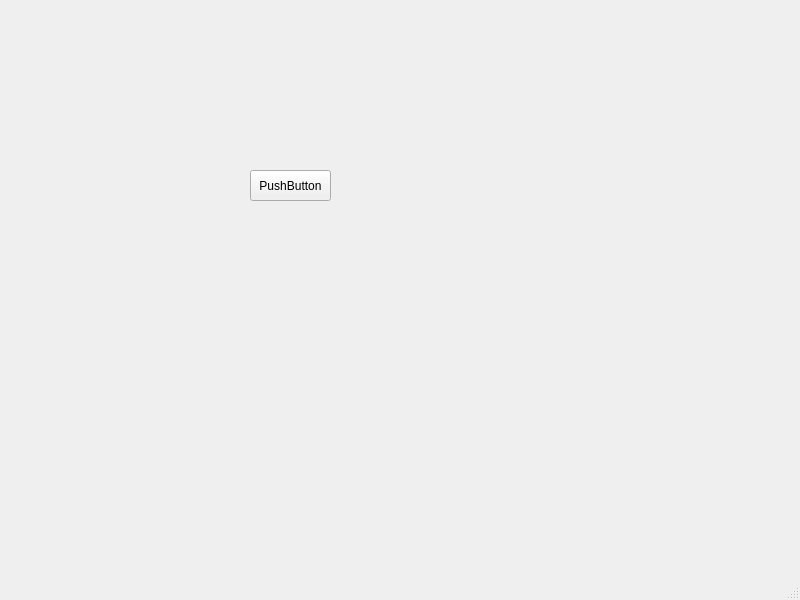
<?xml version="1.0" encoding="UTF-8"?>
<ui version="4.0">
 <class>MainWindow</class>
 <widget class="QMainWindow" name="MainWindow">
  <property name="geometry">
   <rect>
    <x>0</x>
    <y>0</y>
    <width>800</width>
    <height>600</height>
   </rect>
  </property>
  <property name="windowTitle">
   <string>MainWindow</string>
  </property>
  <widget class="QWidget" name="centralwidget">
   <widget class="QPushButton" name="pushButton">
    <property name="geometry">
     <rect>
      <x>250</x>
      <y>170</y>
      <width>81</width>
      <height>31</height>
     </rect>
    </property>
    <property name="text">
     <string>PushButton</string>
    </property>
   </widget>
  </widget>
  <widget class="QMenuBar" name="menubar">
   <property name="geometry">
    <rect>
     <x>0</x>
     <y>0</y>
     <width>800</width>
     <height>19</height>
    </rect>
   </property>
  </widget>
  <widget class="QStatusBar" name="statusbar"/>
 </widget>
 <resources/>
 <connections/>
</ui>
